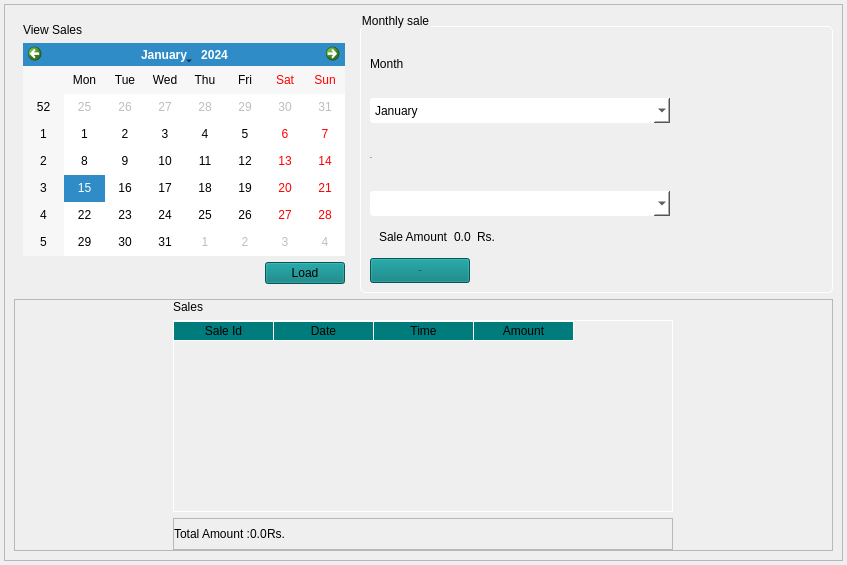
<?xml version="1.0" encoding="UTF-8"?>
<ui version="4.0">
 <class>sales</class>
 <widget class="QWidget" name="sales">
  <property name="geometry">
   <rect>
    <x>0</x>
    <y>0</y>
    <width>847</width>
    <height>565</height>
   </rect>
  </property>
  <property name="windowTitle">
   <string>Form</string>
  </property>
  <property name="styleSheet">
   <string notr="true">/*======================= QWidget=======================*/
QWidget[type=&quot;main&quot;]{
    background-color:rgb(0, 124, 124);
}
/*=======================================================*/

/*======================= QLabel=========================*/
QLabel{
    font: 15px  &quot;Centular&quot;;
}
QLabel[type=&quot;bold&quot;]{
    font-weight:bold;
}
QLabel[type=&quot;heading&quot;]{
    font-weight:bold;
    font-size:16px;
}
/*=======================================================*/

/*======================= QPushButton=========================*/
QPushButton{
    font: 15px  &quot;Centular&quot;;
    background-color:rgb(0, 124, 124);
}
/*=======================================================*/

/*======================= QFrame=========================*/
QFrame[type = &quot;mainframe&quot;]{
    background-color:rgb(51, 152, 152);
	border-radius:6px;
}
/*=======================================================*/

/*======================= QGroupBox=========================*/
QGroupBox {
    border: 1px solid #fff;
    border-radius: 5px;
    margin-top:12px;
    font: bold 12px  &quot;Centular&quot;;
 }
 QGroupBox::title {
    subcontrol-origin: margin;
    font: 8pt &quot;MS Sans Serif&quot;;
 }
/*=======================================================*/

/*======================= inputs=========================*/
QComboBox,QSpinBox,QLineEdit{
	background-color:rgb(255, 255, 255);
	color:#000;
	border-radius:3px;
}
QMessageBox,QInputDialog{
	background-color: rgb(51, 152, 152);
}
/*=======================================================*/

/*======================= tables=========================*/
QTableWidget{
	gridline-color: #ffffff;
	background-color: transparent;
	border:1px solid rgb(255, 255, 255);
	font: 13px  &quot;Centular&quot;;
}
QHeaderView {
	background-color: transparent;
}
QHeaderView::section {
	background-color: rgb(0, 124, 124);
	font: bold 13px  &quot;Centular&quot; ;
	border-bottom: 1px solid #fff;
    border-right: 1px solid #fff;
}
QHeaderView::section:horizontal{
    border-top: 1px solid #fff;
}
QHeaderView::section:vertical{
    border-left: 1px solid #fff;
}
QTableWidget::item::selected{
    Color:#000;
    Background: #fff;
}
/*=======================================================*/

/*======================= menubar=========================*/
QMenuBar{
    background-color: #333399;
    color: #999;
}
QMenuBar::item{
    background-color: #333399;
    color: #999;
}
QMenuBar::item::selected{
    background-color: #3399cc;
    color: #fff;
}
QMenu{
    background-color: #3399cc;
    color: #fff;
}
QMenu::item::selected{
    background-color: #333399;
    color: #999;
}
/*=======================================================*/

</string>
  </property>
  <property name="type" stdset="0">
   <string>main</string>
  </property>
  <layout class="QVBoxLayout" name="verticalLayout">
   <property name="spacing">
    <number>3</number>
   </property>
   <property name="leftMargin">
    <number>4</number>
   </property>
   <property name="topMargin">
    <number>4</number>
   </property>
   <property name="rightMargin">
    <number>4</number>
   </property>
   <property name="bottomMargin">
    <number>4</number>
   </property>
   <item>
    <widget class="QFrame" name="mainframe_1">
     <property name="styleSheet">
      <string notr="true"/>
     </property>
     <property name="frameShape">
      <enum>QFrame::StyledPanel</enum>
     </property>
     <property name="frameShadow">
      <enum>QFrame::Raised</enum>
     </property>
     <property name="type" stdset="0">
      <string>mainframe</string>
     </property>
     <layout class="QGridLayout" name="gridLayout">
      <item row="0" column="1">
       <widget class="QGroupBox" name="groupBox_2">
        <property name="maximumSize">
         <size>
          <width>16777215</width>
          <height>300</height>
         </size>
        </property>
        <property name="title">
         <string>Monthly sale</string>
        </property>
        <layout class="QVBoxLayout" name="verticalLayout_4">
         <item>
          <widget class="QLabel" name="label_3">
           <property name="text">
            <string>Month</string>
           </property>
          </widget>
         </item>
         <item>
          <widget class="QComboBox" name="fieldMonth">
           <property name="minimumSize">
            <size>
             <width>125</width>
             <height>25</height>
            </size>
           </property>
           <property name="maximumSize">
            <size>
             <width>300</width>
             <height>25</height>
            </size>
           </property>
           <item>
            <property name="text">
             <string>January</string>
            </property>
           </item>
           <item>
            <property name="text">
             <string>February</string>
            </property>
           </item>
           <item>
            <property name="text">
             <string>March</string>
            </property>
           </item>
           <item>
            <property name="text">
             <string>April</string>
            </property>
           </item>
           <item>
            <property name="text">
             <string>May</string>
            </property>
           </item>
           <item>
            <property name="text">
             <string>June</string>
            </property>
           </item>
           <item>
            <property name="text">
             <string>July</string>
            </property>
           </item>
           <item>
            <property name="text">
             <string>August</string>
            </property>
           </item>
           <item>
            <property name="text">
             <string>September</string>
            </property>
           </item>
           <item>
            <property name="text">
             <string>October</string>
            </property>
           </item>
           <item>
            <property name="text">
             <string>November</string>
            </property>
           </item>
           <item>
            <property name="text">
             <string>December</string>
            </property>
           </item>
          </widget>
         </item>
         <item>
          <widget class="QLabel" name="label_4">
           <property name="font">
            <font>
             <family>Centular</family>
             <pointsize>-1</pointsize>
             <weight>50</weight>
             <italic>false</italic>
             <bold>false</bold>
            </font>
           </property>
           <property name="text">
            <string>Year</string>
           </property>
          </widget>
         </item>
         <item>
          <widget class="QComboBox" name="fieldYear">
           <property name="minimumSize">
            <size>
             <width>125</width>
             <height>25</height>
            </size>
           </property>
           <property name="maximumSize">
            <size>
             <width>300</width>
             <height>25</height>
            </size>
           </property>
          </widget>
         </item>
         <item alignment="Qt::AlignLeft">
          <widget class="QFrame" name="frame_6">
           <property name="minimumSize">
            <size>
             <width>0</width>
             <height>30</height>
            </size>
           </property>
           <property name="maximumSize">
            <size>
             <width>16777215</width>
             <height>30</height>
            </size>
           </property>
           <layout class="QHBoxLayout" name="horizontalLayout_3">
            <item>
             <widget class="QLabel" name="labelTotal_2">
              <property name="text">
               <string>Sale Amount</string>
              </property>
             </widget>
            </item>
            <item>
             <widget class="QLabel" name="labelMonthlyAmount">
              <property name="text">
               <string>0.0</string>
              </property>
              <property name="type" stdset="0">
               <string>bold</string>
              </property>
             </widget>
            </item>
            <item>
             <widget class="QLabel" name="labelRs_2">
              <property name="text">
               <string>Rs.</string>
              </property>
             </widget>
            </item>
           </layout>
          </widget>
         </item>
         <item>
          <widget class="QPushButton" name="buttonCheck">
           <property name="maximumSize">
            <size>
             <width>100</width>
             <height>25</height>
            </size>
           </property>
           <property name="font">
            <font>
             <family>Centular</family>
             <pointsize>-1</pointsize>
             <weight>50</weight>
             <italic>false</italic>
             <bold>false</bold>
            </font>
           </property>
           <property name="text">
            <string>Check</string>
           </property>
          </widget>
         </item>
        </layout>
       </widget>
      </item>
      <item row="2" column="0" rowspan="2" colspan="2">
       <widget class="QFrame" name="frame_2">
        <property name="minimumSize">
         <size>
          <width>0</width>
          <height>60</height>
         </size>
        </property>
        <property name="frameShape">
         <enum>QFrame::StyledPanel</enum>
        </property>
        <property name="frameShadow">
         <enum>QFrame::Raised</enum>
        </property>
        <layout class="QGridLayout" name="gridLayout_2">
         <property name="leftMargin">
          <number>0</number>
         </property>
         <property name="topMargin">
          <number>0</number>
         </property>
         <property name="rightMargin">
          <number>0</number>
         </property>
         <property name="bottomMargin">
          <number>0</number>
         </property>
         <item row="0" column="0">
          <widget class="QLabel" name="label">
           <property name="text">
            <string>Sales</string>
           </property>
           <property name="type" stdset="0">
            <string>heading</string>
           </property>
          </widget>
         </item>
         <item row="1" column="0">
          <widget class="QTableWidget" name="tableSales">
           <property name="maximumSize">
            <size>
             <width>500</width>
             <height>16777215</height>
            </size>
           </property>
           <attribute name="verticalHeaderVisible">
            <bool>false</bool>
           </attribute>
           <column>
            <property name="text">
             <string>Sale Id</string>
            </property>
           </column>
           <column>
            <property name="text">
             <string>Date</string>
            </property>
           </column>
           <column>
            <property name="text">
             <string>Time</string>
            </property>
           </column>
           <column>
            <property name="text">
             <string>Amount</string>
            </property>
           </column>
          </widget>
         </item>
         <item row="2" column="0">
          <widget class="QFrame" name="frame_3">
           <property name="frameShape">
            <enum>QFrame::StyledPanel</enum>
           </property>
           <property name="frameShadow">
            <enum>QFrame::Raised</enum>
           </property>
           <layout class="QHBoxLayout" name="horizontalLayout">
            <property name="spacing">
             <number>0</number>
            </property>
            <property name="leftMargin">
             <number>0</number>
            </property>
            <property name="topMargin">
             <number>0</number>
            </property>
            <property name="rightMargin">
             <number>0</number>
            </property>
            <property name="bottomMargin">
             <number>0</number>
            </property>
            <item alignment="Qt::AlignLeft">
             <widget class="QFrame" name="frame_5">
              <property name="minimumSize">
               <size>
                <width>0</width>
                <height>30</height>
               </size>
              </property>
              <property name="maximumSize">
               <size>
                <width>16777215</width>
                <height>30</height>
               </size>
              </property>
              <layout class="QHBoxLayout" name="horizontalLayout_2">
               <property name="spacing">
                <number>0</number>
               </property>
               <property name="leftMargin">
                <number>0</number>
               </property>
               <property name="topMargin">
                <number>0</number>
               </property>
               <property name="rightMargin">
                <number>0</number>
               </property>
               <property name="bottomMargin">
                <number>0</number>
               </property>
               <item>
                <widget class="QLabel" name="labelTotal">
                 <property name="text">
                  <string>Total Amount :</string>
                 </property>
                </widget>
               </item>
               <item>
                <widget class="QLabel" name="labeldailyAmount">
                 <property name="text">
                  <string>0.0</string>
                 </property>
                 <property name="type" stdset="0">
                  <string>bold</string>
                 </property>
                </widget>
               </item>
               <item>
                <widget class="QLabel" name="labelRs">
                 <property name="text">
                  <string>Rs.</string>
                 </property>
                </widget>
               </item>
              </layout>
             </widget>
            </item>
           </layout>
          </widget>
         </item>
        </layout>
       </widget>
      </item>
      <item row="0" column="0">
       <widget class="QFrame" name="frame">
        <property name="maximumSize">
         <size>
          <width>340</width>
          <height>280</height>
         </size>
        </property>
        <layout class="QVBoxLayout" name="verticalLayout_2">
         <item>
          <widget class="QLabel" name="label_5">
           <property name="text">
            <string>View Sales</string>
           </property>
           <property name="type" stdset="0">
            <string>heading</string>
           </property>
          </widget>
         </item>
         <item>
          <widget class="QCalendarWidget" name="calendar"/>
         </item>
         <item alignment="Qt::AlignRight">
          <widget class="QPushButton" name="buttonLoad">
           <property name="text">
            <string>Load</string>
           </property>
          </widget>
         </item>
        </layout>
       </widget>
      </item>
     </layout>
    </widget>
   </item>
  </layout>
 </widget>
 <resources/>
 <connections/>
</ui>
